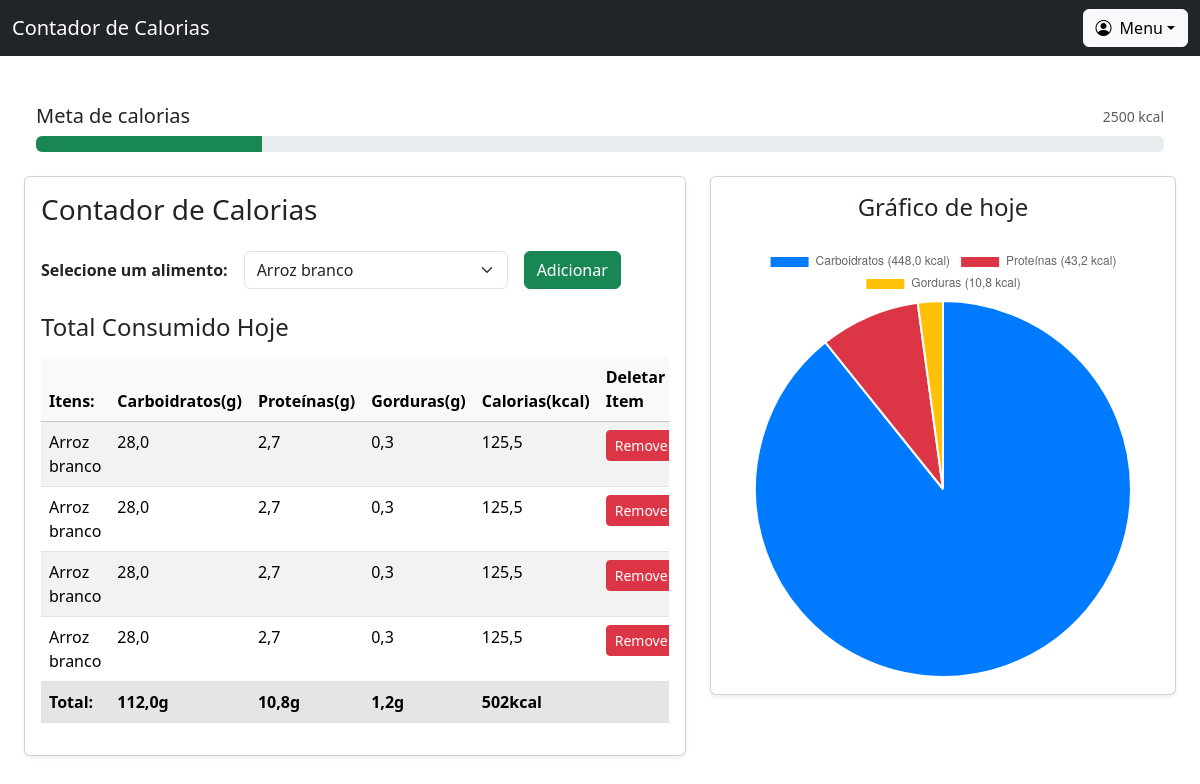
The app's page / (signed in) with its own data.
### contador_de_calorias/models.py (models this page shows, shortened)
class AlimentoIngerido(models.Model):
    user = models.ForeignKey(User, on_delete=models.CASCADE)
    alimento_ingerido = models.ForeignKey(Alimentos, on_delete=models.CASCADE)

class Alimentos(models.Model):
    nome = models.CharField(max_length=120)
    carboidratos = models.FloatField()
    proteinas = models.FloatField()
    gorduras = models.FloatField()
    @property
    def calorias(self):
        return (self.carboidratos * 4 + self.proteinas * 4 + self.gorduras * 9)

### contador_de_calorias/views.py (the view, shortened to what this page needs)
# urls.py: path("", views.index , name="index"),
@login_required(login_url="login")
def index(request):
    alimentos = Alimentos.objects.all()
    alimentos_registrados = AlimentoIngerido.objects.filter(user=request.user)
    total_carboidratos = sum(
       a.alimento_ingerido.carboidratos for a in alimentos_registrados
    )
    total_proteinas = sum(
        a.alimento_ingerido.proteinas for a in alimentos_registrados
    )
    total_gorduras = sum(
        a.alimento_ingerido.gorduras for a in alimentos_registrados
    )
    kcalCarb = round(total_carboidratos * 4, 1)
    kcalProt = round(total_proteinas * 4, 1)
    kcalGord = round(total_gorduras * 9, 1)
    totalKcal = round(kcalCarb + kcalProt + kcalGord)
    porcCarb = round((kcalCarb / totalKcal) * 100, 2) if totalKcal else 0
    porcProt = round((kcalProt / totalKcal) * 100, 2) if totalKcal else 0
    porcGord  = round((kcalGord / totalKcal) * 100, 2) if totalKcal else 0
    meta = 2500
    porcentagem = min(round((totalKcal / meta) * 100, 2), 100) if meta else 0
    contexto = {
        "alimentos": alimentos,
        "alimentos_registrados": alimentos_registrados,
        "total_carboidratos": round(total_carboidratos, 2),
        "total_proteinas": round(total_proteinas, 2),
        "total_gorduras": round(total_gorduras, 2),
        "kcalCarb": kcalCarb,
        "kcalProt": kcalProt,
        "kcalGord": kcalGord,
        "totalKcal": totalKcal,
        "porcCarb": porcCarb,
        "porcProt": porcProt,
        "porcGord": porcGord,
        "porcentagem": porcentagem
    }
    return render(request, "contador_de_calorias/index.html", contexto)

### contador_de_calorias/templates/contador_de_calorias/index.html (shortened to what this page needs)
{% extends "base.html" %}
{% block content %}
<body>
    <div class="container-fluid mt-3 px-4">
        <br>
        <div class="d-flex justify-content-between align-items-center mb-2">
            <h5 class="mb-0">Meta de calorias</h5>
            <span class="text-muted small">2500 kcal</span>
        </div>
        <div class="row">
            <div class="col-md-12">
                <div class="progress">
                    <div class="progress-bar bg-success"
                        style="width: {{ porcentagem|floatformat:0 }}%; max-width: 100%;">
                    </div>
                </div>
            </div>
        </div>
    </div>
    <div class="container-fluid mt-4">
        <div class="row align-items-start">
            <div class="col-lg-7">
                <div class="card shadow-sm h-100">
                    <div class="card-body">
                        <h1 class="h3 mb-4">Contador de Calorias</h1>
                        <form method="POST" class="mb-4">
                            <div class="row align-items-center g-3">
                                <div class="col-auto">
                                    <label class="col-form-label"><b>Selecione um alimento:</b></label>
                                </div>
                                <div class="col-auto">
                                    <select class="form-select" name="alimento_consumido" id="alimento_consumido">
                                        {% for a in alimentos %}
                                        <option value="{{a.nome}}">{{a.nome}}</option>
                                        {% endfor %}
                                    </select>
                                </div>
                                <div class="col-auto">
                                    <button class="btn btn-success" type="submit">Adicionar</button>
                                </div>
                            </div>
                        </form>
                        <h4 class="mb-3">Total Consumido Hoje</h4>
                        <div class="table-responsive">
                            <table id="tabela" class="table table-striped table-hover">
                                <thead class="table-light">
                                    <tr>
                                        <th>Itens:</th>
                                        <th>Carboidratos(g)</th>
                                        <th>Proteínas(g)</th>
                                        <th>Gorduras(g)</th>
                                        <th>Calorias(kcal)</th>
                                        <th>Deletar Item</th>
                                    </tr>
                                </thead>
                                <tbody>
                                    {% for ar in alimentos_registrados %}
                                    <tr>
                                        <td>{{ar.alimento_ingerido.nome}}</td>
                                        <td>{{ar.alimento_ingerido.carboidratos}}</td>
                                        <td>{{ar.alimento_ingerido.proteinas}}</td>
                                        <td>{{ar.alimento_ingerido.gorduras}}</td>
                                        <td>{{ar.alimento_ingerido.calorias}}</td>
                                        <td>
                                            <form action="{% url 'deletar' ar.id %}" method="POST"
                                                onsubmit="return confirm('Deseja remover este item?');"
                                                class="d-inline">
                                                <button class="btn btn-danger btn-sm">Remover</button>
                                            </form>
                                        </td>
                                    </tr>
                                    {% endfor %}
                                    <tr class="table-active fw-bold">
                                        <td><b>Total:</b></td>
                                        <td>{{ total_carboidratos|floatformat:1 }}g</td>
                                        <td>{{ total_proteinas|floatformat:1 }}g</td>
                                        <td>{{ total_gorduras|floatformat:1 }}g</td>
                                        <td>{{ totalKcal|floatformat:0 }}kcal</td>
                                        <td></td>
                                    </tr>
                                </tbody>
                            </table>
                        </div>
                    </div>
                </div>
            </div>
            <div class="col-lg-5">
                <div class="card shadow-sm h-100">
                    <div class="card-body d-flex flex-column">
                        <h4 class="text-center mb-4">Gráfico de hoje</h4>
                        <div class="flex-grow-1 position-relative">
                            <canvas id="grafico"></canvas>
                        </div>
                    </div>
                </div>
            </div>
        </div>
    </div>
</body>
<script>
    const data = {
        labels: [
            'Carboidratos ({{ kcalCarb|floatformat:1 }} kcal)',
            'Proteínas ({{ kcalProt|floatformat:1 }} kcal)',
            'Gorduras ({{ kcalGord|floatformat:1 }} kcal)'
        ],
        datasets: [{
            data: [
                {{ kcalCarb|stringformat:"f" }},
                {{ kcalProt|stringformat:"f" }},
                {{ kcalGord|stringformat:"f" }}
            ],
    backgroundColor: ['#007bff', '#dc3545', '#ffc107']
    }]
};
    new Chart(document.getElementById('grafico'), {
        type: 'pie',
        data: data
    });
</script>
{% endblock %}

### contador_de_calorias/templates/base.html (shortened to what this page needs)
<!DOCTYPE html>
<html lang="pt-br">
{% load static %}
<head>
    <link href="https://cdn.jsdelivr.net/npm/bootstrap@5.3.8/dist/css/bootstrap.min.css" rel="stylesheet"
>
    <link rel="stylesheet" href="https://cdn.jsdelivr.net/npm/bootstrap-icons/font/bootstrap-icons.css">
</head>
<body>
    <div class="row">
        <div class="col-md-12">
            <nav class="navbar navbar-dark bg-dark navbar-expand-lg">
                <div class="container-fluid">
                    <a class="navbar-brand" href="#">Contador de Calorias</a>
                    {% if user.is_authenticated %}
                    <div class="dropdown ms-auto">
                        <button class="btn btn-light dropdown-toggle d-flex align-items-center" type="button"
                            id="menuUsuario" data-bs-toggle="dropdown" aria-expanded="false">
                            <i class="bi bi-person-circle me-2"></i>
                            Menu
                        </button>
                    </div>
                    {% endif %}
                </div>
            </nav>
        </div>
    </div>
        <main class="container-fluid mt-4">
        {% block content %}{% endblock %}
    </main>
</body>
</html>

### records on screen
AlimentoIngerido: alimento_ingerido.nome "Arroz branco", alimento_ingerido.carboidratos "28,0", alimento_ingerido.proteinas "2,7", alimento_ingerido.gorduras "0,3", alimento_ingerido.calorias "125,5"
AlimentoIngerido: alimento_ingerido.nome "Arroz branco", alimento_ingerido.carboidratos "28,0", alimento_ingerido.proteinas "2,7", alimento_ingerido.gorduras "0,3", alimento_ingerido.calorias "125,5"
AlimentoIngerido: alimento_ingerido.nome "Arroz branco", alimento_ingerido.carboidratos "28,0", alimento_ingerido.proteinas "2,7", alimento_ingerido.gorduras "0,3", alimento_ingerido.calorias "125,5"
AlimentoIngerido: alimento_ingerido.nome "Arroz branco", alimento_ingerido.carboidratos "28,0", alimento_ingerido.proteinas "2,7", alimento_ingerido.gorduras "0,3", alimento_ingerido.calorias "125,5"

### other values on screen
{{ total_carboidratos|floatformat:1 }} "112,0"
{{ total_proteinas|floatformat:1 }} "10,8"
{{ total_gorduras|floatformat:1 }} "1,2"
{{ totalKcal|floatformat:0 }} "502"
form field alimento_consumido "Arroz branco"
chart data {{ kcalCarb|floatformat:1 }} 448,0
chart data {{ kcalProt|floatformat:1 }} 43,2
chart data {{ kcalGord|floatformat:1 }} 10,8
chart data {{ kcalCarb|stringformat:"f" }} 448.000000
